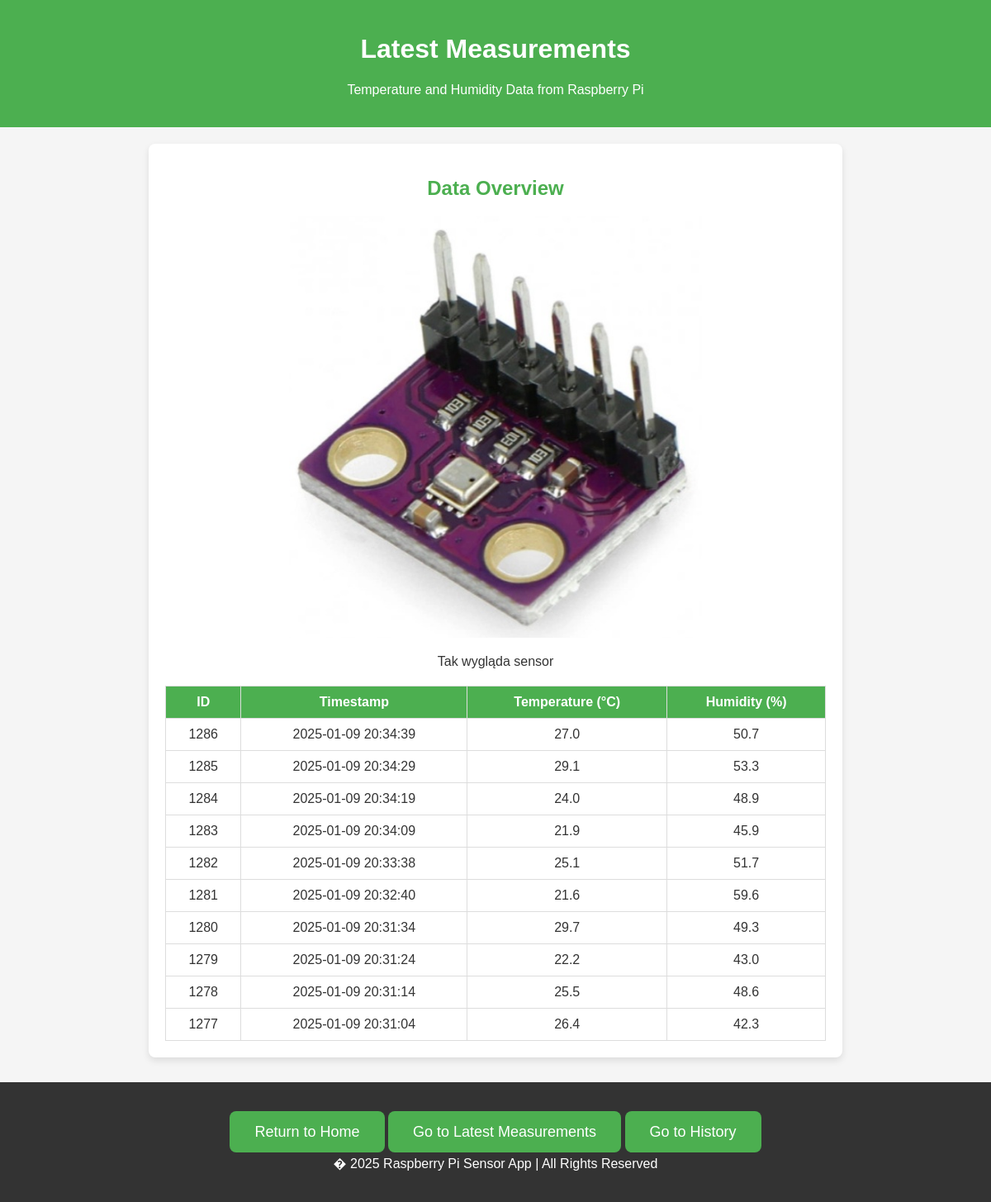
Page /measurements_page on the earlier database version.
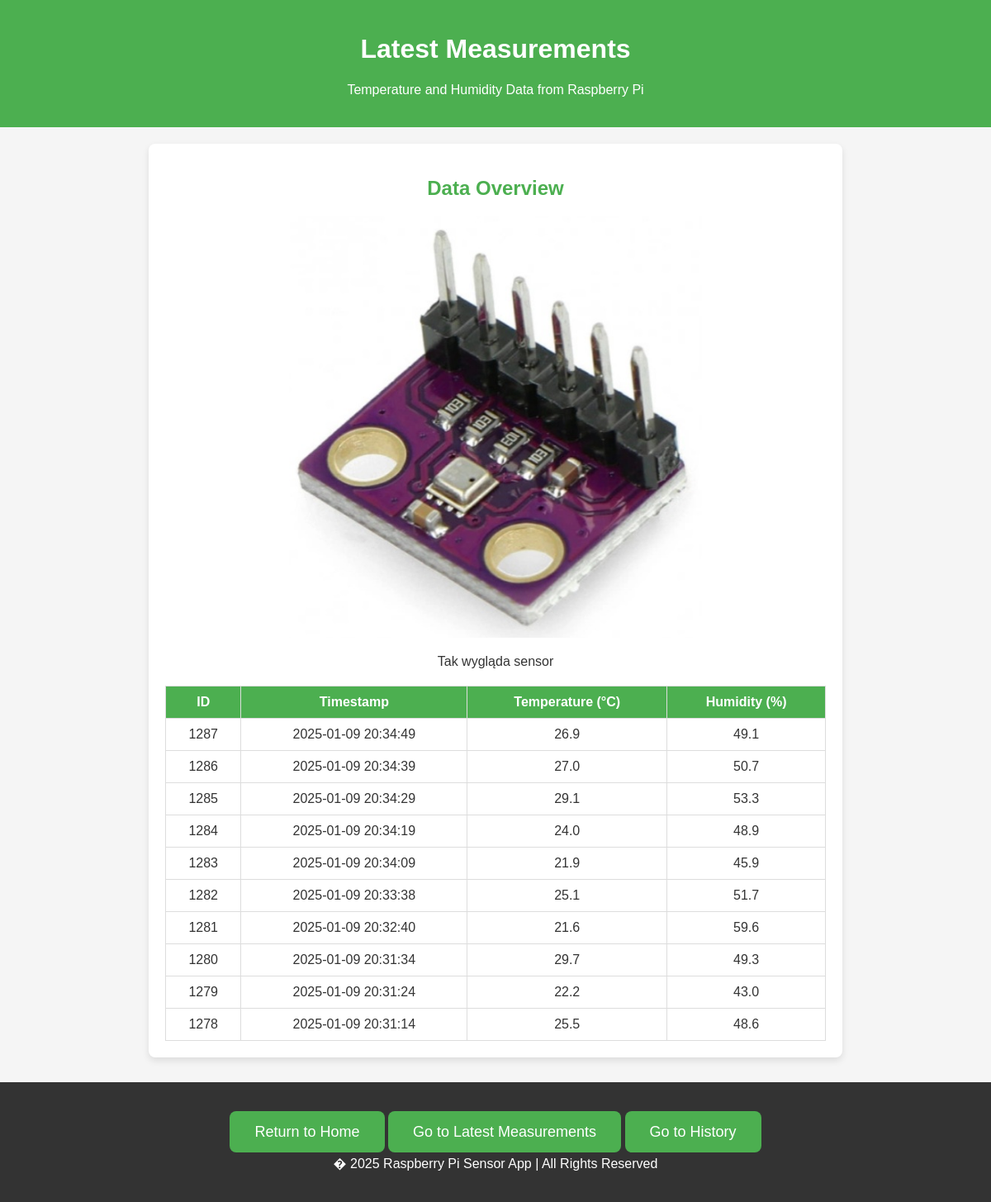
Same page on the later database version.
### tables this page shows
CREATE TABLE weather_control (
            id INTEGER PRIMARY KEY AUTOINCREMENT,
            timestamp DATETIME DEFAULT CURRENT_TIMESTAMP,
            temperature REAL,
            humidity REAL
        );

### app.py (the view)
@app.route('/measurements_page')
def measurements_page():
    conn = sqlite3.connect(DB_PATH)
    cursor = conn.cursor()
    cursor.execute("SELECT * FROM weather_control ORDER BY timestamp DESC LIMIT 10")
    measurements = cursor.fetchall()
    conn.close()
    return render_template('measurements.html', measurements=measurements)

### templates/measurements.html (shortened to what this page needs)
<!DOCTYPE html>
<html lang="en">
<head>
    <link rel="stylesheet" href="static/css/index.css">
</head>
<body>
    <header>
        <h1 class="welcome-msg">Latest Measurements</h1>
        <p>Temperature and Humidity Data from Raspberry Pi</p>
    </header>
    <div class="container">
        <h2>Data Overview</h2>
        <div class="image-container">
            <img src="static/images/weather.jpg" alt="Weather detector" class="resized-image">
            <p>Tak wygląda sensor</p>
        </div>
        <table>
            <thead>
                <tr>
                    <th>ID</th>
                    <th>Timestamp</th>
                    <th>Temperature (&deg;C)</th>
                    <th>Humidity (%)</th>
                </tr>
            </thead>
            <tbody>
                {% for measurement in measurements %}
                    <tr>
                        <td>{{ measurement[0] }}</td>
                        <td>{{ measurement[1] }}</td>
                        <td>{{ measurement[2] }}</td>
                        <td>{{ measurement[3] }}</td>
                    </tr>
                {% endfor %}
            </tbody>
        </table>
    </div>
    <footer>
        <div class="cta">
            <a href="/" class="button">Return to Home</a>
            <a href="/measurements_page" class="button">Go to Latest Measurements</a>
            <a href="/history_page" class="button">Go to History</a>
        </div>
        <p>� 2025 Raspberry Pi Sensor App | All Rights Reserved</p>
    </footer>
</body>
</html>

Differences in the rows shown:
no longer on this page (row unchanged): weather_control: id "1277", timestamp "2025-01-09 20:31:04", temperature "26.4", humidity "42.3"
added weather_control: id "1287", timestamp "2025-01-09 20:34:49", temperature "26.9", humidity "49.1"
